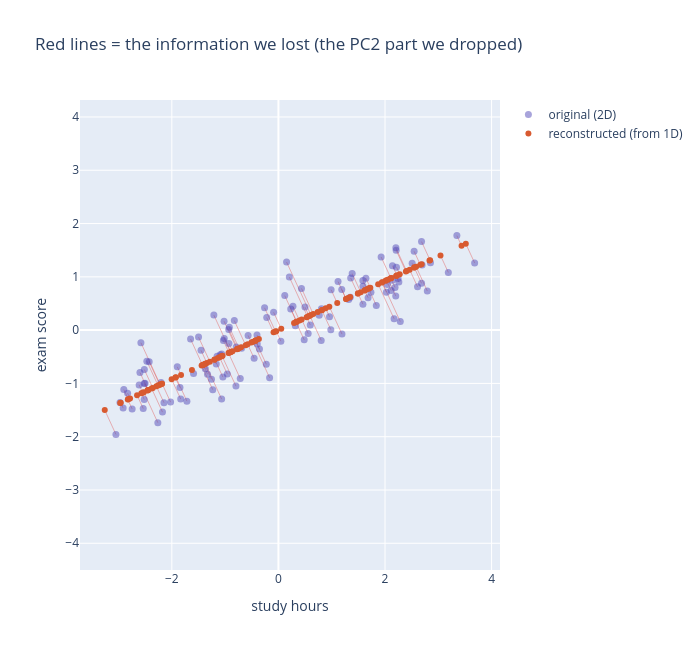

Notebook source saved alongside this figure:
### Markdown cell above
Each student is now ONE number. That number is essentially their "overall ability" — PCA distilled two correlated measurements into the single underlying thing driving them.

## Step 5: Reconstruction — putting the shadow back, and what we lost

### Code cell
# Reconstruct: take the 1D shadow and place it back in 2D space
# (this is just 'feet' — the shadow positions ARE the reconstruction)
X_reconstructed = np.outer(coords_pc1, pc1)

fig = go.Figure()
# error lines (what we threw away = distance from point to its shadow)
for i in range(n):
    fig.add_trace(go.Scatter(
        x=[X[i,0], X_reconstructed[i,0]], y=[X[i,1], X_reconstructed[i,1]],
        mode='lines', line=dict(color='#E24B4A', width=0.8),
        opacity=0.5, showlegend=False, hoverinfo='skip'))
fig.add_trace(go.Scatter(x=X[:,0], y=X[:,1], mode='markers',
    marker=dict(size=7, color='#534AB7', opacity=0.5), name='original (2D)'))
fig.add_trace(go.Scatter(x=X_reconstructed[:,0], y=X_reconstructed[:,1], mode='markers',
    marker=dict(size=6, color='#D85A30'), name='reconstructed (from 1D)'))

fig.update_layout(
    title='Red lines = the information we lost (the PC2 part we dropped)',
    xaxis_title='study hours', yaxis_title='exam score',
    width=700, height=650)
fig.update_yaxes(scaleanchor='x', scaleratio=1)
fig.show()

mse = np.mean(np.sum((X - X_reconstructed)**2, axis=1))
print(f"Reconstruction error (avg squared red-line length): {mse:.3f}")
print(f"This equals the dropped eigenvalue: {eigvals[1]:.3f}")

### Figure 1 — Plotly figure (JSON) as saved in the notebook; plotly's stock layout.template omitted (floating-point values rounded to 4 significant figures)
{"data": [{"hoverinfo": "skip", "line": {"color": "#E24B4A", "width": 0.8}, "mode": "lines", "opacity": 0.5, "showlegend": false, "type": "scatter", "x": [-0.9213, -0.7398], "y": [0.05325, -0.3407]}, {"hoverinfo": "skip", "line": {"color": "#E24B4A", "width": 0.8}, "mode": "lines", "opacity": 0.5, "showlegend": false, "type": "scatter", "x": [2.686, 2.847], "y": [1.661, 1.311]}, {"hoverinfo": "skip", "line": {"color": "#E24B4A", "width": 0.8}, "mode": "lines", "opacity": 0.5, "showlegend": false, "type": "scatter", "x": [1.347, 1.346], "y": [0.6179, 0.6201]}, {"hoverinfo": "skip", "line": {"color": "#E24B4A", "width": 0.8}, "mode": "lines", "opacity": 0.5, "showlegend": false, "type": "scatter", "x": [0.1188, 0.3441], "y": [0.6476, 0.1585]}, {"hoverinfo": "skip", "line": {"color": "#E24B4A", "width": 0.8}, "mode": "lines", "opacity": 0.5, "showlegend": false, "type": "scatter", "x": [-1.833, -2.004], "y": [-1.293, -0.9228]}, {"hoverinfo": "skip", "line": {"color": "#E24B4A", "width": 0.8}, "mode": "lines", "opacity": 0.5, "showlegend": false, "type": "scatter", "x": [-1.847, -1.934], "y": [-1.079, -0.8907]}, {"hoverinfo": "skip", "line": {"color": "#E24B4A", "width": 0.8}, "mode": "lines", "opacity": 0.5, "showlegend": false, "type": "scatter", "x": [-2.537, -2.652], "y": [-1.472, -1.222]}, {"hoverinfo": "skip", "line": {"color": "#E24B4A", "width": 0.8}, "mode": "lines", "opacity": 0.5, "showlegend": false, "type": "scatter", "x": [2.216, 2.276], "y": [1.179, 1.048]}, {"hoverinfo": "skip", "line": {"color": "#E24B4A", "width": 0.8}, "mode": "lines", "opacity": 0.5, "showlegend": false, "type": "scatter", "x": [0.1528, 0.6114], "y": [1.277, 0.2816]}, {"hoverinfo": "skip", "line": {"color": "#E24B4A", "width": 0.8}, "mode": "lines", "opacity": 0.5, "showlegend": false, "type": "scatter", "x": [1.192, 0.9554], "y": [-0.07466, 0.44]}, {"hoverinfo": "skip", "line": {"color": "#E24B4A", "width": 0.8}, "mode": "lines", "opacity": 0.5, "showlegend": false, "type": "scatter", "x": [-2.901, -2.818], "y": [-1.116, -1.298]}, {"hoverinfo": "skip", "line": {"color": "#E24B4A", "width": 0.8}, "mode": "lines", "opacity": 0.5, "showlegend": false, "type": "scatter", "x": [2.611, 2.463], "y": [0.8127, 1.134]}, {"hoverinfo": "skip", "line": {"color": "#E24B4A", "width": 0.8}, "mode": "lines", "opacity": 0.5, "showlegend": false, "type": "scatter", "x": [2.042, 2.01], "y": [0.8566, 0.926]}, {"hoverinfo": "skip", "line": {"color": "#E24B4A", "width": 0.8}, "mode": "lines", "opacity": 0.5, "showlegend": false, "type": "scatter", "x": [-1.452, -1.342], "y": [-0.3794, -0.6181]}, {"hoverinfo": "skip", "line": {"color": "#E24B4A", "width": 0.8}, "mode": "lines", "opacity": 0.5, "showlegend": false, "type": "scatter", "x": [-1.042, -1.195], "y": [-0.8808, -0.5502]}, {"hoverinfo": "skip", "line": {"color": "#E24B4A", "width": 0.8}, "mode": "lines", "opacity": 0.5, "showlegend": false, "type": "scatter", "x": [-1.717, -1.923], "y": [-1.333, -0.8858]}, {"hoverinfo": "skip", "line": {"color": "#E24B4A", "width": 0.8}, "mode": "lines", "opacity": 0.5, "showlegend": false, "type": "scatter", "x": [-0.9592, -1.105], "y": [-0.8254, -0.5089]}, {"hoverinfo": "skip", "line": {"color": "#E24B4A", "width": 0.8}, "mode": "lines", "opacity": 0.5, "showlegend": false, "type": "scatter", "x": [0.231, 0.3404], "y": [0.3941, 0.1568]}, {"hoverinfo": "skip", "line": {"color": "#E24B4A", "width": 0.8}, "mode": "lines", "opacity": 0.5, "showlegend": false, "type": "scatter", "x": [-1.064, -1.048], "y": [-0.4483, -0.4826]}, {"hoverinfo": "skip", "line": {"color": "#E24B4A", "width": 0.8}, "mode": "lines", "opacity": 0.5, "showlegend": false, "type": "scatter", "x": [-1.151, -1.136], "y": [-0.4917, -0.5234]}, {"hoverinfo": "skip", "line": {"color": "#E24B4A", "width": 0.8}, "mode": "lines", "opacity": 0.5, "showlegend": false, "type": "scatter", "x": [0.8075, 0.8189], "y": [0.4018, 0.3771]}, {"hoverinfo": "skip", "line": {"color": "#E24B4A", "width": 0.8}, "mode": "lines", "opacity": 0.5, "showlegend": false, "type": "scatter", "x": [-1.065, -1.371], "y": [-1.294, -0.6313]}, {"hoverinfo": "skip", "line": {"color": "#E24B4A", "width": 0.8}, "mode": "lines", "opacity": 0.5, "showlegend": false, "type": "scatter", "x": [-1.212, -0.8926], "y": [0.282, -0.4111]}, {"hoverinfo": "skip", "line": {"color": "#E24B4A", "width": 0.8}, "mode": "lines", "opacity": 0.5, "showlegend": false, "type": "scatter", "x": [-0.5689, -0.5071], "y": [-0.09932, -0.2336]}, {"hoverinfo": "skip", "line": {"color": "#E24B4A", "width": 0.8}, "mode": "lines", "opacity": 0.5, "showlegend": false, "type": "scatter", "x": [-0.1652, -0.4759], "y": [-0.8938, -0.2192]}, {"hoverinfo": "skip", "line": {"color": "#E24B4A", "width": 0.8}, "mode": "lines", "opacity": 0.5, "showlegend": false, "type": "scatter", "x": [1.356, 1.49], "y": [0.9781, 0.6864]}, {"hoverinfo": "skip", "line": {"color": "#E24B4A", "width": 0.8}, "mode": "lines", "opacity": 0.5, "showlegend": false, "type": "scatter", "x": [-1.233, -1.442], "y": [-1.118, -0.6639]}, {"hoverinfo": "skip", "line": {"color": "#E24B4A", "width": 0.8}, "mode": "lines", "opacity": 0.5, "showlegend": false, "type": "scatter", "x": [0.4985, 0.5753], "y": [0.4317, 0.2649]}, {"hoverinfo": "skip", "line": {"color": "#E24B4A", "width": 0.8}, "mode": "lines", "opacity": 0.5, "showlegend": false, "type": "scatter", "x": [0.9832, 0.8143], "y": [0.00826, 0.375]}, {"hoverinfo": "skip", "line": {"color": "#E24B4A", "width": 0.8}, "mode": "lines", "opacity": 0.5, "showlegend": false, "type": "scatter", "x": [-2.973, -2.969], "y": [-1.359, -1.367]}, {"hoverinfo": "skip", "line": {"color": "#E24B4A", "width": 0.8}, "mode": "lines", "opacity": 0.5, "showlegend": false, "type": "scatter", "x": [1.319, 1.305], "y": [0.5727, 0.6013]}, {"hoverinfo": "skip", "line": {"color": "#E24B4A", "width": 0.8}, "mode": "lines", "opacity": 0.5, "showlegend": false, "type": "scatter", "x": [-2.425, -2.227], "y": [-0.5941, -1.026]}, {"hoverinfo": "skip", "line": {"color": "#E24B4A", "width": 0.8}, "mode": "lines", "opacity": 0.5, "showlegend": false, "type": "scatter", "x": [-2.263, -2.527], "y": [-1.737, -1.164]}, {"hoverinfo": "skip", "line": {"color": "#E24B4A", "width": 0.8}, "mode": "lines", "opacity": 0.5, "showlegend": false, "type": "scatter", "x": [3.682, 3.517], "y": [1.261, 1.62]}, {"hoverinfo": "skip", "line": {"color": "#E24B4A", "width": 0.8}, "mode": "lines", "opacity": 0.5, "showlegend": false, "type": "scatter", "x": [2.51, 2.547], "y": [1.255, 1.173]}, {"hoverinfo": "skip", "line": {"color": "#E24B4A", "width": 0.8}, "mode": "lines", "opacity": 0.5, "showlegend": false, "type": "scatter", "x": [1.736, 1.703], "y": [0.7119, 0.7843]}, {"hoverinfo": "skip", "line": {"color": "#E24B4A", "width": 0.8}, "mode": "lines", "opacity": 0.5, "showlegend": false, "type": "scatter", "x": [-1.02, -0.7778], "y": [0.168, -0.3582]}, {"hoverinfo": "skip", "line": {"color": "#E24B4A", "width": 0.8}, "mode": "lines", "opacity": 0.5, "showlegend": false, "type": "scatter", "x": [-2.503, -2.444], "y": [-0.997, -1.126]}, {"hoverinfo": "skip", "line": {"color": "#E24B4A", "width": 0.8}, "mode": "lines", "opacity": 0.5, "showlegend": false, "type": "scatter", "x": [0.5974, 0.5295], "y": [0.09637, 0.2439]}, {"hoverinfo": "skip", "line": {"color": "#E24B4A", "width": 0.8}, "mode": "lines", "opacity": 0.5, "showlegend": false, "type": "scatter", "x": [-0.2194, -0.09145], "y": [0.2356, -0.04212]}, {"hoverinfo": "skip", "line": {"color": "#E24B4A", "width": 0.8}, "mode": "lines", "opacity": 0.5, "showlegend": false, "type": "scatter", "x": [-2.58, -2.219], "y": [-0.237, -1.022]}, {"hoverinfo": "skip", "line": {"color": "#E24B4A", "width": 0.8}, "mode": "lines", "opacity": 0.5, "showlegend": false, "type": "scatter", "x": [0.2728, 0.3947], "y": [0.4465, 0.1818]}, {"hoverinfo": "skip", "line": {"color": "#E24B4A", "width": 0.8}, "mode": "lines", "opacity": 0.5, "showlegend": false, "type": "scatter", "x": [-3.049, -3.259], "y": [-1.957, -1.501]}, {"hoverinfo": "skip", "line": {"color": "#E24B4A", "width": 0.8}, "mode": "lines", "opacity": 0.5, "showlegend": false, "type": "scatter", "x": [3.188, 3.041], "y": [1.082, 1.401]}, {"hoverinfo": "skip", "line": {"color": "#E24B4A", "width": 0.8}, "mode": "lines", "opacity": 0.5, "showlegend": false, "type": "scatter", "x": [-1.648, -1.424], "y": [-0.1689, -0.6559]}, {"hoverinfo": "skip", "line": {"color": "#E24B4A", "width": 0.8}, "mode": "lines", "opacity": 0.5, "showlegend": false, "type": "scatter", "x": [0.9586, 0.8868], "y": [0.2525, 0.4084]}, {"hoverinfo": "skip", "line": {"color": "#E24B4A", "width": 0.8}, "mode": "lines", "opacity": 0.5, "showlegend": false, "type": "scatter", "x": [-0.692, -0.6999], "y": [-0.3393, -0.3223]}, {"hoverinfo": "skip", "line": {"color": "#E24B4A", "width": 0.8}, "mode": "lines", "opacity": 0.5, "showlegend": false, "type": "scatter", "x": [-0.2597, -0.05536], "y": [0.4181, -0.02549]}, {"hoverinfo": "skip", "line": {"color": "#E24B4A", "width": 0.8}, "mode": "lines", "opacity": 0.5, "showlegend": false, "type": "scatter", "x": [0.4835, 0.3295], "y": [-0.1826, 0.1518]}, {"hoverinfo": "skip", "line": {"color": "#E24B4A", "width": 0.8}, "mode": "lines", "opacity": 0.5, "showlegend": false, "type": "scatter", "x": [-1.256, -1.386], "y": [-0.9212, -0.6383]}, {"hoverinfo": "skip", "line": {"color": "#E24B4A", "width": 0.8}, "mode": "lines", "opacity": 0.5, "showlegend": false, "type": "scatter", "x": [2.287, 1.948], "y": [0.1603, 0.897]}, {"hoverinfo": "skip", "line": {"color": "#E24B4A", "width": 0.8}, "mode": "lines", "opacity": 0.5, "showlegend": false, "type": "scatter", "x": [1.837, 1.692], "y": [0.4637, 0.7791]}, {"hoverinfo": "skip", "line": {"color": "#E24B4A", "width": 0.8}, "mode": "lines", "opacity": 0.5, "showlegend": false, "type": "scatter", "x": [2.853, 2.835], "y": [1.265, 1.306]}, {"hoverinfo": "skip", "line": {"color": "#E24B4A", "width": 0.8}, "mode": "lines", "opacity": 0.5, "showlegend": false, "type": "scatter", "x": [2.794, 2.584], "y": [0.7334, 1.19]}, {"hoverinfo": "skip", "line": {"color": "#E24B4A", "width": 0.8}, "mode": "lines", "opacity": 0.5, "showlegend": false, "type": "scatter", "x": [0.2049, 0.547], "y": [0.9947, 0.2519]}, {"hoverinfo": "skip", "line": {"color": "#E24B4A", "width": 0.8}, "mode": "lines", "opacity": 0.5, "showlegend": false, "type": "scatter", "x": [2.115, 2.027], "y": [0.7416, 0.9335]}, {"hoverinfo": "skip", "line": {"color": "#E24B4A", "width": 0.8}, "mode": "lines", "opacity": 0.5, "showlegend": false, "type": "scatter", "x": [-2.148, -2.29], "y": [-1.363, -1.055]}, {"hoverinfo": "skip", "line": {"color": "#E24B4A", "width": 0.8}, "mode": "lines", "opacity": 0.5, "showlegend": false, "type": "scatter", "x": [-1.593, -1.623], "y": [-0.8117, -0.7473]}, {"hoverinfo": "skip", "line": {"color": "#E24B4A", "width": 0.8}, "mode": "lines", "opacity": 0.5, "showlegend": false, "type": "scatter", "x": [-2.516, -2.357], "y": [-0.7398, -1.086]}, {"hoverinfo": "skip", "line": {"color": "#E24B4A", "width": 0.8}, "mode": "lines", "opacity": 0.5, "showlegend": false, "type": "scatter", "x": [-0.7972, -1.057], "y": [-1.05, -0.4867]}, {"hoverinfo": "skip", "line": {"color": "#E24B4A", "width": 0.8}, "mode": "lines", "opacity": 0.5, "showlegend": false, "type": "scatter", "x": [-0.8277, -0.6147], "y": [0.1793, -0.2831]}, {"hoverinfo": "skip", "line": {"color": "#E24B4A", "width": 0.8}, "mode": "lines", "opacity": 0.5, "showlegend": false, "type": "scatter", "x": [-1.167, -1.203], "y": [-0.6338, -0.5542]}, {"hoverinfo": "skip", "line": {"color": "#E24B4A", "width": 0.8}, "mode": "lines", "opacity": 0.5, "showlegend": false, "type": "scatter", "x": [2.202, 2.06], "y": [0.6416, 0.9489]}, {"hoverinfo": "skip", "line": {"color": "#E24B4A", "width": 0.8}, "mode": "lines", "opacity": 0.5, "showlegend": false, "type": "scatter", "x": [-1.033, -0.927], "y": [-0.1969, -0.4269]}, {"hoverinfo": "skip", "line": {"color": "#E24B4A", "width": 0.8}, "mode": "lines", "opacity": 0.5, "showlegend": false, "type": "scatter", "x": [-0.4558, -0.5772], "y": [-0.5295, -0.2659]}, {"hoverinfo": "skip", "line": {"color": "#E24B4A", "width": 0.8}, "mode": "lines", "opacity": 0.5, "showlegend": false, "type": "scatter", "x": [0.558, 0.436], "y": [-0.06397, 0.2008]}, {"hoverinfo": "skip", "line": {"color": "#E24B4A", "width": 0.8}, "mode": "lines", "opacity": 0.5, "showlegend": false, "type": "scatter", "x": [-2.519, -2.458], "y": [-1.001, -1.132]}, {"hoverinfo": "skip", "line": {"color": "#E24B4A", "width": 0.8}, "mode": "lines", "opacity": 0.5, "showlegend": false, "type": "scatter", "x": [2.188, 2.109], "y": [0.8005, 0.9715]}, {"hoverinfo": "skip", "line": {"color": "#E24B4A", "width": 0.8}, "mode": "lines", "opacity": 0.5, "showlegend": false, "type": "scatter", "x": [-2.83, -2.784], "y": [-1.183, -1.282]}, {"hoverinfo": "skip", "line": {"color": "#E24B4A", "width": 0.8}, "mode": "lines", "opacity": 0.5, "showlegend": false, "type": "scatter", "x": [3.348, 3.436], "y": [1.774, 1.583]}, {"hoverinfo": "skip", "line": {"color": "#E24B4A", "width": 0.8}, "mode": "lines", "opacity": 0.5, "showlegend": false, "type": "scatter", "x": [2.209, 2.392], "y": [1.499, 1.102]}, {"hoverinfo": "skip", "line": {"color": "#E24B4A", "width": 0.8}, "mode": "lines", "opacity": 0.5, "showlegend": false, "type": "scatter", "x": [-2.024, -2.183], "y": [-1.351, -1.005]}, {"hoverinfo": "skip", "line": {"color": "#E24B4A", "width": 0.8}, "mode": "lines", "opacity": 0.5, "showlegend": false, "type": "scatter", "x": [-2.469, -2.258], "y": [-0.5822, -1.04]}, {"hoverinfo": "skip", "line": {"color": "#E24B4A", "width": 0.8}, "mode": "lines", "opacity": 0.5, "showlegend": false, "type": "scatter", "x": [2.17, 1.872], "y": [0.2136, 0.862]}, {"hoverinfo": "skip", "line": {"color": "#E24B4A", "width": 0.8}, "mode": "lines", "opacity": 0.5, "showlegend": false, "type": "scatter", "x": [1.682, 1.619], "y": [0.6079, 0.7456]}, {"hoverinfo": "skip", "line": {"color": "#E24B4A", "width": 0.8}, "mode": "lines", "opacity": 0.5, "showlegend": false, "type": "scatter", "x": [2.245, 2.221], "y": [0.9704, 1.023]}, {"hoverinfo": "skip", "line": {"color": "#E24B4A", "width": 0.8}, "mode": "lines", "opacity": 0.5, "showlegend": false, "type": "scatter", "x": [1.642, 1.725], "y": [0.9742, 0.7943]}, {"hoverinfo": "skip", "line": {"color": "#E24B4A", "width": 0.8}, "mode": "lines", "opacity": 0.5, "showlegend": false, "type": "scatter", "x": [-2.745, -2.827], "y": [-1.479, -1.302]}, {"hoverinfo": "skip", "line": {"color": "#E24B4A", "width": 0.8}, "mode": "lines", "opacity": 0.5, "showlegend": false, "type": "scatter", "x": [-1.093, -1.076], "y": [-0.4598, -0.4957]}, {"hoverinfo": "skip", "line": {"color": "#E24B4A", "width": 0.8}, "mode": "lines", "opacity": 0.5, "showlegend": false, "type": "scatter", "x": [-2.519, -2.573], "y": [-1.302, -1.185]}, {"hoverinfo": "skip", "line": {"color": "#E24B4A", "width": 0.8}, "mode": "lines", "opacity": 0.5, "showlegend": false, "type": "scatter", "x": [2.26, 2.207], "y": [0.9016, 1.017]}, {"hoverinfo": "skip", "line": {"color": "#E24B4A", "width": 0.8}, "mode": "lines", "opacity": 0.5, "showlegend": false, "type": "scatter", "x": [0.9885, 1.103], "y": [0.7578, 0.5082]}, {"hoverinfo": "skip", "line": {"color": "#E24B4A", "width": 0.8}, "mode": "lines", "opacity": 0.5, "showlegend": false, "type": "scatter", "x": [-0.7916, -0.7734], "y": [-0.3165, -0.3562]}, {"hoverinfo": "skip", "line": {"color": "#E24B4A", "width": 0.8}, "mode": "lines", "opacity": 0.5, "showlegend": false, "type": "scatter", "x": [-2.175, -2.379], "y": [-1.538, -1.096]}, {"hoverinfo": "skip", "line": {"color": "#E24B4A", "width": 0.8}, "mode": "lines", "opacity": 0.5, "showlegend": false, "type": "scatter", "x": [-1.017, -0.8992], "y": [-0.1592, -0.4141]}, {"hoverinfo": "skip", "line": {"color": "#E24B4A", "width": 0.8}, "mode": "lines", "opacity": 0.5, "showlegend": false, "type": "scatter", "x": [-0.3552, -0.4274], "y": [-0.3535, -0.1968]}, {"hoverinfo": "skip", "line": {"color": "#E24B4A", "width": 0.8}, "mode": "lines", "opacity": 0.5, "showlegend": false, "type": "scatter", "x": [1.384, 1.545], "y": [1.062, 0.7117]}, {"hoverinfo": "skip", "line": {"color": "#E24B4A", "width": 0.8}, "mode": "lines", "opacity": 0.5, "showlegend": false, "type": "scatter", "x": [2.026, 1.942], "y": [0.7125, 0.8944]}, {"hoverinfo": "skip", "line": {"color": "#E24B4A", "width": 0.8}, "mode": "lines", "opacity": 0.5, "showlegend": false, "type": "scatter", "x": [2.686, 2.549], "y": [0.8781, 1.174]}, {"hoverinfo": "skip", "line": {"color": "#E24B4A", "width": 0.8}, "mode": "lines", "opacity": 0.5, "showlegend": false, "type": "scatter", "x": [-0.3973, -0.4263], "y": [-0.2594, -0.1964]}, {"hoverinfo": "skip", "line": {"color": "#E24B4A", "width": 0.8}, "mode": "lines", "opacity": 0.5, "showlegend": false, "type": "scatter", "x": [-2.599, -2.446], "y": [-0.7943, -1.126]}, {"hoverinfo": "skip", "line": {"color": "#E24B4A", "width": 0.8}, "mode": "lines", "opacity": 0.5, "showlegend": false, "type": "scatter", "x": [1.585, 1.662], "y": [0.9319, 0.7652]}, {"hoverinfo": "skip", "line": {"color": "#E24B4A", "width": 0.8}, "mode": "lines", "opacity": 0.5, "showlegend": false, "type": "scatter", "x": [1.588, 1.622], "y": [0.822, 0.7471]}, {"hoverinfo": "skip", "line": {"color": "#E24B4A", "width": 0.8}, "mode": "lines", "opacity": 0.5, "showlegend": false, "type": "scatter", "x": [0.7656, 0.7375], "y": [0.2788, 0.3397]}, {"hoverinfo": "skip", "line": {"color": "#E24B4A", "width": 0.8}, "mode": "lines", "opacity": 0.5, "showlegend": false, "type": "scatter", "x": [1.927, 2.111], "y": [1.372, 0.9724]}, {"hoverinfo": "skip", "line": {"color": "#E24B4A", "width": 0.8}, "mode": "lines", "opacity": 0.5, "showlegend": false, "type": "scatter", "x": [0.04593, -0.04084], "y": [-0.2072, -0.01881]}, {"hoverinfo": "skip", "line": {"color": "#E24B4A", "width": 0.8}, "mode": "lines", "opacity": 0.5, "showlegend": false, "type": "scatter", "x": [-0.09003, 0.05303], "y": [0.3351, 0.02443]}, {"hoverinfo": "skip", "line": {"color": "#E24B4A", "width": 0.8}, "mode": "lines", "opacity": 0.5, "showlegend": false, "type": "scatter", "x": [-0.9284, -0.861], "y": [-0.2502, -0.3966]}, {"hoverinfo": "skip", "line": {"color": "#E24B4A", "width": 0.8}, "mode": "lines", "opacity": 0.5, "showlegend": false, "type": "scatter", "x": [-2.914, -2.96], "y": [-1.463, -1.363]}, {"hoverinfo": "skip", "line": {"color": "#E24B4A", "width": 0.8}, "mode": "lines", "opacity": 0.5, "showlegend": false, "type": "scatter", "x": [-1.898, -1.827], "y": [-0.6888, -0.8416]}, {"hoverinfo": "skip", "line": {"color": "#E24B4A", "width": 0.8}, "mode": "lines", "opacity": 0.5, "showlegend": false, "type": "scatter", "x": [-2.614, -2.547], "y": [-1.028, -1.173]}, {"hoverinfo": "skip", "line": {"color": "#E24B4A", "width": 0.8}, "mode": "lines", "opacity": 0.5, "showlegend": false, "type": "scatter", "x": [0.4325, 0.6542], "y": [0.7827, 0.3013]}, {"hoverinfo": "skip", "line": {"color": "#E24B4A", "width": 0.8}, "mode": "lines", "opacity": 0.5, "showlegend": false, "type": "scatter", "x": [-0.9323, -0.7641], "y": [0.01328, -0.3519]}, {"hoverinfo": "skip", "line": {"color": "#E24B4A", "width": 0.8}, "mode": "lines", "opacity": 0.5, "showlegend": false, "type": "scatter", "x": [0.3178, 0.2934], "y": [0.08214, 0.1351]}, {"hoverinfo": "skip", "line": {"color": "#E24B4A", "width": 0.8}, "mode": "lines", "opacity": 0.5, "showlegend": false, "type": "scatter", "x": [2.204, 2.405], "y": [1.544, 1.108]}, {"hoverinfo": "skip", "line": {"color": "#E24B4A", "width": 0.8}, "mode": "lines", "opacity": 0.5, "showlegend": false, "type": "scatter", "x": [-1.33, -1.412], "y": [-0.8282, -0.6505]}, {"hoverinfo": "skip", "line": {"color": "#E24B4A", "width": 0.8}, "mode": "lines", "opacity": 0.5, "showlegend": false, "type": "scatter", "x": [-0.4021, -0.3664], "y": [-0.09116, -0.1687]}, {"hoverinfo": "skip", "line": {"color": "#E24B4A", "width": 0.8}, "mode": "lines", "opacity": 0.5, "showlegend": false, "type": "scatter", "x": [1.188, 1.27], "y": [0.7626, 0.585]}, {"hoverinfo": "skip", "line": {"color": "#E24B4A", "width": 0.8}, "mode": "lines", "opacity": 0.5, "showlegend": false, "type": "scatter", "x": [-1.372, -1.408], "y": [-0.7268, -0.6484]}, {"hoverinfo": "skip", "line": {"color": "#E24B4A", "width": 0.8}, "mode": "lines", "opacity": 0.5, "showlegend": false, "type": "scatter", "x": [-2.202, -2.19], "y": [-0.983, -1.009]}, {"hoverinfo": "skip", "line": {"color": "#E24B4A", "width": 0.8}, "mode": "lines", "opacity": 0.5, "showlegend": false, "type": "scatter", "x": [-0.716, -0.9365], "y": [-0.91, -0.4313]}, {"hoverinfo": "skip", "line": {"color": "#E24B4A", "width": 0.8}, "mode": "lines", "opacity": 0.5, "showlegend": false, "type": "scatter", "x": [-1.499, -1.286], "y": [-0.1314, -0.5925]}, {"hoverinfo": "skip", "line": {"color": "#E24B4A", "width": 0.8}, "mode": "lines", "opacity": 0.5, "showlegend": false, "type": "scatter", "x": [2.139, 2.12], "y": [0.9347, 0.9765]}, {"hoverinfo": "skip", "line": {"color": "#E24B4A", "width": 0.8}, "mode": "lines", "opacity": 0.5, "showlegend": false, "type": "scatter", "x": [1.586, 1.493], "y": [0.4867, 0.6878]}, {"hoverinfo": "skip", "line": {"color": "#E24B4A", "width": 0.8}, "mode": "lines", "opacity": 0.5, "showlegend": false, "type": "scatter", "x": [1.119, 1.269], "y": [0.9115, 0.5846]}, {"hoverinfo": "skip", "line": {"color": "#E24B4A", "width": 0.8}, "mode": "lines", "opacity": 0.5, "showlegend": false, "type": "scatter", "x": [2.547, 2.663], "y": [1.479, 1.226]}, {"hoverinfo": "skip", "line": {"color": "#E24B4A", "width": 0.8}, "mode": "lines", "opacity": 0.5, "showlegend": false, "type": "scatter", "x": [2.14, 2.225], "y": [1.209, 1.025]}, {"hoverinfo": "skip", "line": {"color": "#E24B4A", "width": 0.8}, "mode": "lines", "opacity": 0.5, "showlegend": false, "type": "scatter", "x": [-0.2272, -0.431], "y": [-0.6409, -0.1985]}, {"hoverinfo": "skip", "line": {"color": "#E24B4A", "width": 0.8}, "mode": "lines", "opacity": 0.5, "showlegend": false, "type": "scatter", "x": [2.696, 2.688], "y": [1.221, 1.238]}, {"hoverinfo": "skip", "line": {"color": "#E24B4A", "width": 0.8}, "mode": "lines", "opacity": 0.5, "showlegend": false, "type": "scatter", "x": [0.8026, 0.5888], "y": [-0.1929, 0.2712]}, {"marker": {"color": "#534AB7", "opacity": 0.5, "size": 7}, "mode": "markers", "name": "original (2D)", "type": "scatter", "x": [-0.9213, 2.686, 1.347, 0.1188, -1.833, -1.847, -2.537, 2.216, 0.1528, 1.192, -2.901, 2.611, 2.042, -1.452, -1.042, -1.717, -0.9592, 0.231, -1.064, -1.151, 0.8075, -1.065, -1.212, -0.5689, -0.1652, 1.356, -1.233, 0.4985, 0.9832, -2.973, 1.319, -2.425, -2.263, 3.682, 2.51, 1.736, -1.02, -2.503, 0.5974, -0.2194, -2.58, 0.2728, -3.049, 3.188, -1.648, 0.9586, -0.692, -0.2597, 0.4835, -1.256, 2.287, 1.837, 2.853, 2.794, 0.2049, 2.115, -2.148, -1.593, -2.516, -0.7972, -0.8277, -1.167, 2.202, -1.033, -0.4558, 0.558, -2.519, 2.188, -2.83, 3.348, 2.209, -2.024, -2.469, 2.17, 1.682, 2.245, 1.642, -2.745, -1.093, -2.519, 2.26, 0.9885, -0.7916, -2.175, -1.017, -0.3552, 1.384, 2.026, 2.686, -0.3973, -2.599, 1.585, 1.588, 0.7656, 1.927, 0.04593, -0.09003, -0.9284, -2.914, -1.898, -2.614, 0.4325, -0.9323, 0.3178, 2.204, -1.33, -0.4021, 1.188, -1.372, -2.202, -0.716, -1.499, 2.139, 1.586, 1.119, 2.547, 2.14, -0.2272, 2.696, 0.8026], "y": [0.05325, 1.661, 0.6179, 0.6476, -1.293, -1.079, -1.472, 1.179, 1.277, -0.07466, -1.116, 0.8127, 0.8566, -0.3794, -0.8808, -1.333, -0.8254, 0.3941, -0.4483, -0.4917, 0.4018, -1.294, 0.282, -0.09932, -0.8938, 0.9781, -1.118, 0.4317, 0.00826, -1.359, 0.5727, -0.5941, -1.737, 1.261, 1.255, 0.7119, 0.168, -0.997, 0.09637, 0.2356, -0.237, 0.4465, -1.957, 1.082, -0.1689, 0.2525, -0.3393, 0.4181, -0.1826, -0.9212, 0.1603, 0.4637, 1.265, 0.7334, 0.9947, 0.7416, -1.363, -0.8117, -0.7398, -1.05, 0.1793, -0.6338, 0.6416, -0.1969, -0.5295, -0.06397, -1.001, 0.8005, -1.183, 1.774, 1.499, -1.351, -0.5822, 0.2136, 0.6079, 0.9704, 0.9742, -1.479, -0.4598, -1.302, 0.9016, 0.7578, -0.3165, -1.538, -0.1592, -0.3535, 1.062, 0.7125, 0.8781, -0.2594, -0.7943, 0.9319, 0.822, 0.2788, 1.372, -0.2072, 0.3351, -0.2502, -1.463, -0.6888, -1.028, 0.7827, 0.01328, 0.08214, 1.544, -0.8282, -0.09116, 0.7626, -0.7268, -0.983, -0.91, -0.1314, 0.9347, 0.4867, 0.9115, 1.479, 1.209, -0.6409, 1.221, -0.1929]}, {"marker": {"color": "#D85A30", "size": 6}, "mode": "markers", "name": "reconstructed (from 1D)", "type": "scatter", "x": [-0.7398, 2.847, 1.346, 0.3441, -2.004, -1.934, -2.652, 2.276, 0.6114, 0.9554, -2.818, 2.463, 2.01, -1.342, -1.195, -1.923, -1.105, 0.3404, -1.048, -1.136, 0.8189, -1.371, -0.8926, -0.5071, -0.4759, 1.49, -1.442, 0.5753, 0.8143, -2.969, 1.305, -2.227, -2.527, 3.517, 2.547, 1.703, -0.7778, -2.444, 0.5295, -0.09145, -2.219, 0.3947, -3.259, 3.041, -1.424, 0.8868, -0.6999, -0.05536, 0.3295, -1.386, 1.948, 1.692, 2.835, 2.584, 0.547, 2.027, -2.29, -1.623, -2.357, -1.057, -0.6147, -1.203, 2.06, -0.927, -0.5772, 0.436, -2.458, 2.109, -2.784, 3.436, 2.392, -2.183, -2.258, 1.872, 1.619, 2.221, 1.725, -2.827, -1.076, -2.573, 2.207, 1.103, -0.7734, -2.379, -0.8992, -0.4274, 1.545, 1.942, 2.549, -0.4263, -2.446, 1.662, 1.622, 0.7375, 2.111, -0.04084, 0.05303, -0.861, -2.96, -1.827, -2.547, 0.6542, -0.7641, 0.2934, 2.405, -1.412, -0.3664, 1.27, -1.408, -2.19, -0.9365, -1.286, 2.12, 1.493, 1.269, 2.663, 2.225, -0.431, 2.688, 0.5888], "y": [-0.3407, 1.311, 0.6201, 0.1585, -0.9228, -0.8907, -1.222, 1.048, 0.2816, 0.44, -1.298, 1.134, 0.926, -0.6181, -0.5502, -0.8858, -0.5089, 0.1568, -0.4826, -0.5234, 0.3771, -0.6313, -0.4111, -0.2336, -0.2192, 0.6864, -0.6639, 0.2649, 0.375, -1.367, 0.6013, -1.026, -1.164, 1.62, 1.173, 0.7843, -0.3582, -1.126, 0.2439, -0.04212, -1.022, 0.1818, -1.501, 1.401, -0.6559, 0.4084, -0.3223, -0.02549, 0.1518, -0.6383, 0.897, 0.7791, 1.306, 1.19, 0.2519, 0.9335, -1.055, -0.7473, -1.086, -0.4867, -0.2831, -0.5542, 0.9489, -0.4269, -0.2659, 0.2008, -1.132, 0.9715, -1.282, 1.583, 1.102, -1.005, -1.04, 0.862, 0.7456, 1.023, 0.7943, -1.302, -0.4957, -1.185, 1.017, 0.5082, -0.3562, -1.096, -0.4141, -0.1968, 0.7117, 0.8944, 1.174, -0.1964, -1.126, 0.7652, 0.7471, 0.3397, 0.9724, -0.01881, 0.02443, -0.3966, -1.363, -0.8416, -1.173, 0.3013, -0.3519, 0.1351, 1.108, -0.6505, -0.1687, 0.585, -0.6484, -1.009, -0.4313, -0.5925, 0.9765, 0.6878, 0.5846, 1.226, 1.025, -0.1985, 1.238, 0.2712]}], "layout": {"height": 650, "title": {"text": "Red lines = the information we lost (the PC2 part we dropped)"}, "width": 700, "xaxis": {"title": {"text": "study hours"}}, "yaxis": {"scaleanchor": "x", "scaleratio": 1, "title": {"text": "exam score"}}}}
